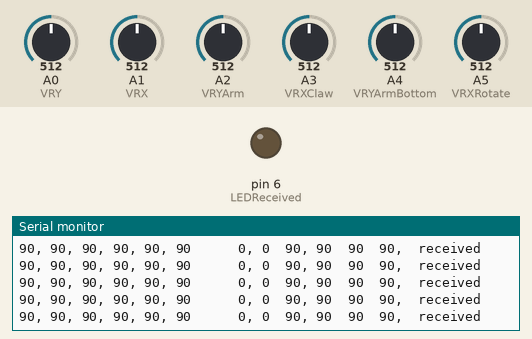
A sketch run on a simulated Arduino Uno, built with avr-gcc and run on an emulated ATmega328P. Parts: output pins drawn as LEDs (lit = HIGH), the last lines printed to the serial monitor. Inputs (shaded band) come from the test bench; at power-on: A0 (VRY) = 512, A2 (VRYArm) = 512, A3 (VRXClaw) = 512, A1 (VRX) = 512, A4 (VRYArmBottom) = 512, A5 (VRXRotate) = 512. No radio packets arrive unless stated.

Above: at 1.2 s.
1.3 s: A0 (VRY) set to 551
At 1.48 s:
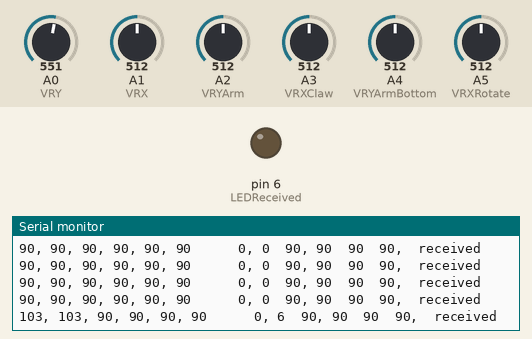
4.3 s: A2 (VRYArm) set to 559
At 4.3 s:
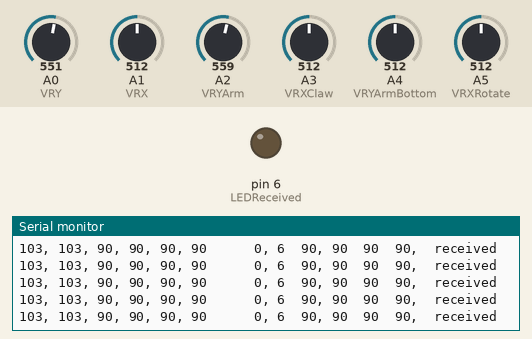
7.3 s: A2 (VRYArm) set to 578
At 7.31 s:
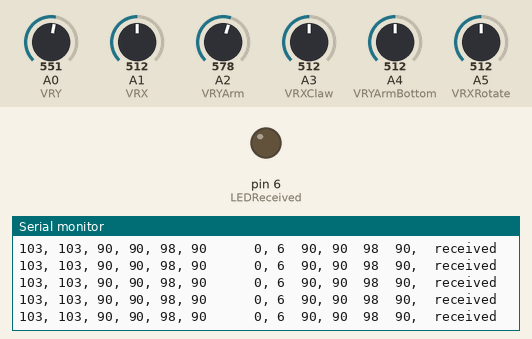
10.3 s: A3 (VRXClaw) set to 561
At 10.35 s:
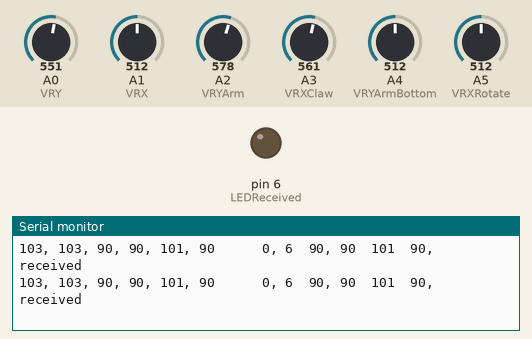
13.3 s: A3 (VRXClaw) set to 586
At 13.32 s:
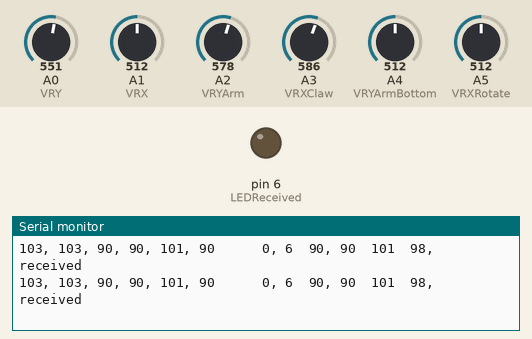
Timing chart, 0 to 16.3 s (numbered marks = the images above; inputs shaded):
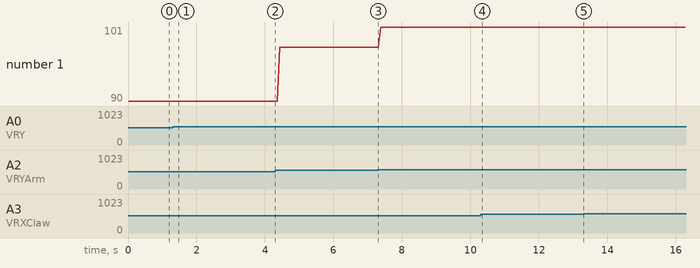

Measured:
- after the input at 1.3 s, the serial monitor: prints a new line after 0.12 s (image 1)
- plotted number 1: 90 → 98 after the input at 4.3 s, 98 → 101 after the input at 7.3 s

The sketch:

ControllerCode.ino
```cpp
#include <SPI.h>
#include <nRF24L01.h>
#include <RF24.h>

#define CE_PIN   9
#define CSN_PIN 10
#define VRX A1
#define VRY A0
#define VRXClaw A3 //these are flipped in the code here
#define VRYArm A2
#define VRXRotate A5 //these are flipped aswell
#define VRYArmBottom A4
#define LEDReceived 6

const byte slaveAddress[5] = {'R','x','A','A','A'};

RF24 radio(CE_PIN, CSN_PIN); // Create a Radio

unsigned long currentMillis;
unsigned long prevMillis;
unsigned long txIntervalMillis = 1000; // send once per second

//the positions of the joysticks
int X = 0;
int Y = 0;
int XClaw = 0;
int YArm = 0;
int XRotate = 0;
int YArmBottom = 0;

//the actual value sent to the robot
int leftMotor;
int rightMotor;
int clawServo;
int armMotor = 90;
int rotateMotor;
int armBottomMotor;

String comma = ", ";
String space = "  ";

void setup()
{
  Serial.begin(9600);
  Serial.println("SimpleTx Starting");
  radio.begin();
  radio.setDataRate( RF24_250KBPS );
  radio.setRetries(3,5); // delay, count
  radio.openWritingPipe(slaveAddress);
  radio.setPALevel(RF24_PA_MIN);
  pinMode(LEDReceived, OUTPUT);
}

void loop()
{
  movement();
  rotate();
  armBottom();
  arm();
  claw();
  send();
}


void send()
{

  int sentData[6];
  sentData[0] = leftMotor;
  sentData[1] = rightMotor;
  sentData[5] = clawServo;
  sentData[4] = armMotor;
  sentData[2] = rotateMotor;
  sentData[3] = armBottomMotor;

  bool rslt;
  rslt = radio.write( &sentData, sizeof(sentData) );
  Serial.print(sentData[0] + comma + sentData[1] + comma + sentData[2] + comma + sentData[3] + comma + sentData[4] + comma + sentData[5] + space + space + space);
  Serial.print(X + comma + Y + space);
  Serial.print(XRotate + comma + YArmBottom + space);
  Serial.print(YArm + space + XClaw + comma);

  if (rslt) //this if/else will make the LED flash red if the robot is not receiving, and will turn the LED off if it is receiving
  {
    Serial.println(" received");
    digitalWrite(LEDReceived, LOW);
  }
  else
  {
    Serial.println(" failed");
    digitalWrite(LEDReceived, HIGH);
  }
}

void movement() //left and right motor evaluations/calcs, DL and DR
{
  X = map(analogRead(VRX), 0, 1023, -90, 90);
  Y = map(analogRead(VRY), 0, 1023, -90, 90);

  leftMotor = Y - X;
  rightMotor = Y + X;

  leftMotor = map(leftMotor, -90, 90, 15, 180);
  rightMotor = map(rightMotor, -90, 90, 15, 180);

  leftMotor = constrain(leftMotor, 0, 180);
  rightMotor = constrain(rightMotor, 0, 180);

  if(rightMotor<101 && rightMotor>82) //to account for the variability in the centering
  {
    rightMotor = 90;
  }
  else if(rightMotor >= 100)
  {
    //rightMotor = map(rightMotor, 90, 180, 105, 180);
  }
  else if(rightMotor <= 86)
  {
    //rightMotor = map(rightMotor, 0, 90, 0, 70);
  }
  if(leftMotor<101 && leftMotor>86)
  {
    leftMotor = 90;
  }
  else if(leftMotor >= 100)
  {
    //leftMotor = map(leftMotor, 90, 180, 105, 180);
  }
  else if(leftMotor <= 86)
  {
    //leftMotor = map(leftMotor, 0, 90, 0, 70);
  }
}

void rotate() //A1
{
  XRotate = map(analogRead(VRXRotate), 0, 1023, 0, 180);

  if(XRotate <= 85) { //to account for the variability in the centering
    rotateMotor = map(XRotate, 0, 90, 65, 90);
  }
  else if(XRotate >= 95) {
    rotateMotor = map(XRotate, 90, 180, 90, 135);
  }
  else {
    rotateMotor = 90;
  }
}

void armBottom() //A2
{
  YArmBottom = map(analogRead(VRYArmBottom), 0, 1023, 0, 180);

  if(YArmBottom <= 80) { //to account for the variability in the centering
    armBottomMotor = map(YArmBottom, 0, 90, 0, 90);
  }
  else if(YArmBottom >= 100) {
    armBottomMotor = map(YArmBottom, 90, 180, 90, 180);
  }
  if(YArmBottom > 80 && YArmBottom <100){
    armBottomMotor = 90;
  }
}

void arm() //A3
{
  YArm = map(analogRead(VRYArm), 0, 1023, 0, 180);

  if(YArm <= 85) { //to account for the variability in the joystick centering
    armMotor = map(YArm, 0, 90, 0, 90);
  }
  else if(YArm >= 95) {
    armMotor = map(YArm, 90, 180, 90, 180);
  }
  else {
    armMotor = 90;
  }
}

void claw() //AG
{
  XClaw = map(analogRead(VRXClaw), 0, 1023, 0, 180);

  clawServo = XClaw; //idk
  if(XClaw<110 && XClaw>70)
  {
    clawServo = 90;
  }
}
```
